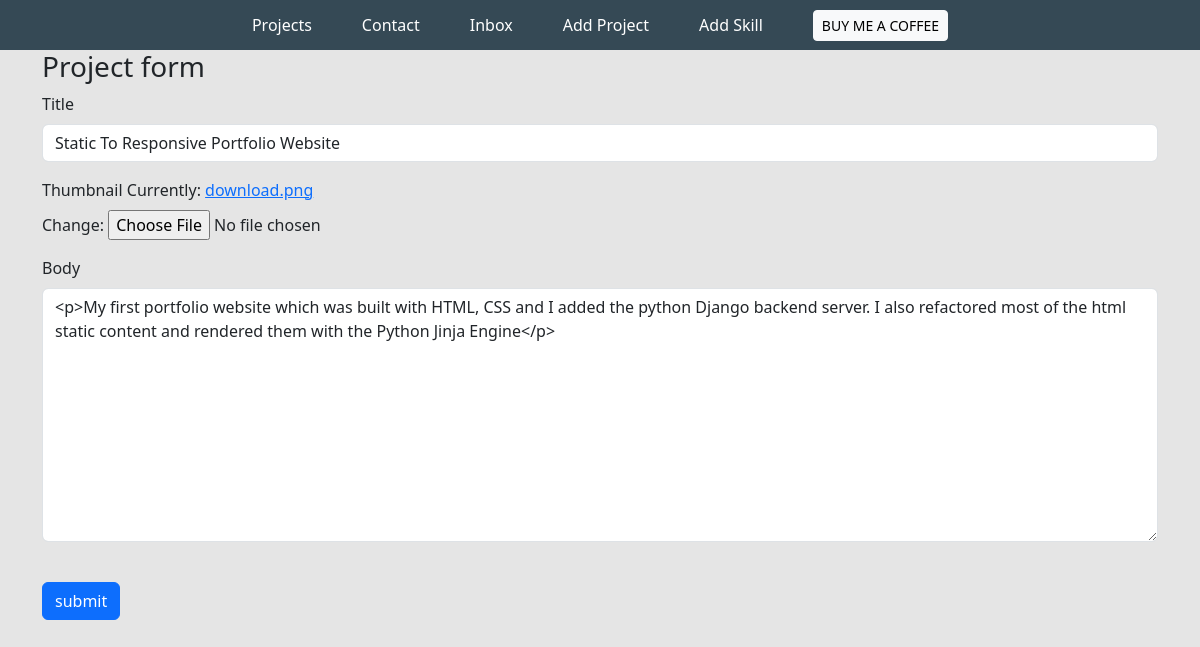
The page /edit-project/3cd173e10b814575a83984a4b703c631/ (signed in) on the database its author committed.
### base/models.py (models this page shows, shortened)
class Project(models.Model):
    title = models.CharField(max_length=200)
    thumbnail = models.ImageField(null=True)
    body = RichTextUploadingField(blank=True)
    created = models.DateTimeField(auto_now_add=True)
    slug = models.SlugField(null=True,blank=True)
    id = models.UUIDField(default=uuid.uuid4, unique=True, primary_key=True, editable=False)

### base/views.py (the view)
# urls.py: path('edit-project/<str:pk>/',views.editProject, name='edit-project'),
def editProject(request,pk):
    project = Project.objects.get(id=pk)
    form = ProjectForm(instance=project)
    if request.method == 'POST':
        form = ProjectForm(request.POST, request.FILES, instance=project)
        if form.is_valid():
            form.save()
            return redirect('home')
    context = {'form':form}
    return render(request, 'base/project_form.html', context)

### base/forms.py
class ProjectForm(ModelForm):
    class Meta:
        model = Project
        fields = ['title','thumbnail','body']
    def __init__(self, *args, **kwargs):
        super(ProjectForm, self).__init__(*args, **kwargs)
        self.fields['title'].widget.attrs.update(
            {'class':'form-control'})
        self.fields['body'].widget.attrs.update(
            {'class':'form-control'})

### base/templates/base/project_form.html (shortened to what this page needs)
{% extends 'base/main.html' %} {% load static %} {% block content %}
<div class="container">
  <h3>Project form</h3>
  <form method="POST" enctype="multipart/form-data">
    {% for field in form %}
    <div class="mb-3">
      <label for="exampleInputPassword" class="form-label">{{field.label}}</label>
      {{field}}
    </div>
    {% endfor %}
    <br />
    <input class="btn btn-primary" type="submit" value="submit" />
  </form>
</div>
{% endblock content %}

### static/styles/main.css (style rules this page uses)
body { background-color: #e5e5e5; }

### rows shown on the page
Project: form "Static To Responsive Portfolio Website" "<p>My first portfolio website which was built with HTML, CSS and I added the python Django backend server. I also refactored most of the html static content and rendered them with the Python Jinja Engine</p>"

### other values the page prints
{{ field.label }} "Title" "Thumbnail" "Body"
